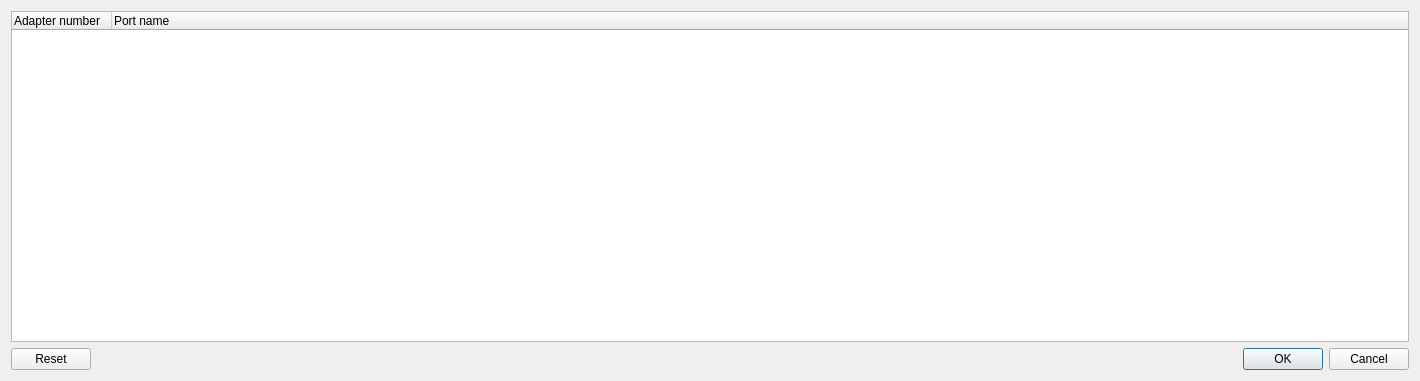
<?xml version="1.0" encoding="UTF-8"?>
<ui version="4.0">
 <class>CustomAdaptersConfigurationDialog</class>
 <widget class="QDialog" name="CustomAdaptersConfigurationDialog">
  <property name="geometry">
   <rect>
    <x>0</x>
    <y>0</y>
    <width>1420</width>
    <height>381</height>
   </rect>
  </property>
  <property name="windowTitle">
   <string>Custom adapters configuration</string>
  </property>
  <property name="modal">
   <bool>true</bool>
  </property>
  <layout class="QVBoxLayout" name="verticalLayout">
   <item>
    <widget class="QTreeWidget" name="uiAdaptersTreeWidget">
     <column>
      <property name="text">
       <string>Adapter number</string>
      </property>
     </column>
     <column>
      <property name="text">
       <string>Port name</string>
      </property>
     </column>
    </widget>
   </item>
   <item>
    <widget class="QDialogButtonBox" name="uiButtonBox">
     <property name="orientation">
      <enum>Qt::Horizontal</enum>
     </property>
     <property name="standardButtons">
      <set>QDialogButtonBox::Cancel|QDialogButtonBox::Ok|QDialogButtonBox::Reset</set>
     </property>
    </widget>
   </item>
  </layout>
 </widget>
 <resources>
  <include location="../../resources/resources.qrc"/>
 </resources>
 <connections>
  <connection>
   <sender>uiButtonBox</sender>
   <signal>accepted()</signal>
   <receiver>CustomAdaptersConfigurationDialog</receiver>
   <slot>accept()</slot>
   <hints>
    <hint type="sourcelabel">
     <x>248</x>
     <y>254</y>
    </hint>
    <hint type="destinationlabel">
     <x>157</x>
     <y>274</y>
    </hint>
   </hints>
  </connection>
  <connection>
   <sender>uiButtonBox</sender>
   <signal>rejected()</signal>
   <receiver>CustomAdaptersConfigurationDialog</receiver>
   <slot>reject()</slot>
   <hints>
    <hint type="sourcelabel">
     <x>316</x>
     <y>260</y>
    </hint>
    <hint type="destinationlabel">
     <x>286</x>
     <y>274</y>
    </hint>
   </hints>
  </connection>
 </connections>
</ui>
